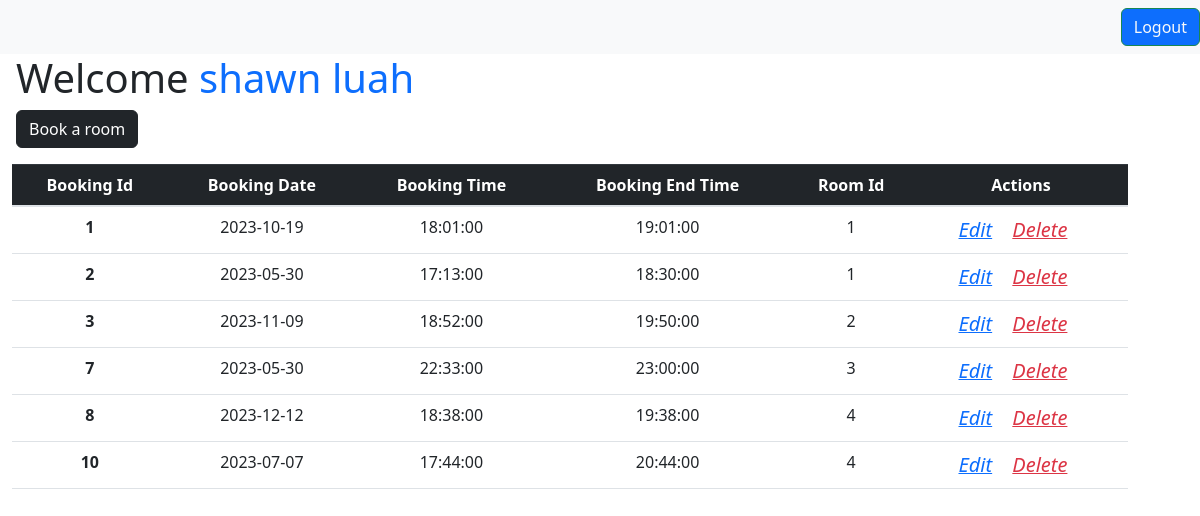
Page /public/studentPage.php (signed in) on the committed database.
### tables this page shows
CREATE TABLE `booking` (
  `booking_id` int(11) NOT NULL,
  `booking_date` date NOT NULL,
  `booking_time` time NOT NULL,
  `booking_etime` time NOT NULL,
  `booking_edate` date NOT NULL DEFAULT current_timestamp(),
  `room_id` int(11) NOT NULL,
  `user_id` int(8) NOT NULL
);

### public/studentPage.php (the view, shortened to what this page needs)
<?php
include_once '../db_connection.php';
?>
<!DOCTYPE html>
<html lang="en">
<head>
    <link href="../css/bootstrap.min.css" rel="stylesheet" type="text/css" />
    <link href="../css/fontawesome-all.min.css" rel="stylesheet" type="text/css" />
    <link href="https://cdn.jsdelivr.net/npm/bootstrap@5.3.0-alpha3/dist/css/bootstrap.min.css" rel="stylesheet">
    <link rel="stylesheet" href="../css/styles.css" />
</head>
<body>
    <?php
    include('./header.php');
    ?>
    <h1 style="padding-left:1rem;">Welcome <span class="link-primary"><?php echo $_SESSION['student_name'] ?></span></h1>
    <div style="padding-left:1rem;">
        <a href="./studentBooking.php" class="btn btn-dark mb-3">Book a room</a>
    </div>
    <div class="container">
        <table class="table table-hover text-center">
            <thead class="table-dark">
                <tr>
                    <th scope="col">Booking Id</th>
                    <th scope="col">Booking Date</th>
                    <th scope="col">Booking Time</th>
                    <th scope="cold">Booking End Time</th>
                    <th scope="col">Room Id</th>
                    <th scope="col">Actions</th>
                </tr>
            </thead>
            <tbody>
                <?php
                $sql = "SELECT * from booking where user_id = '" . $_SESSION['student_id'] . "'";
                $result = mysqli_query($conn, $sql);
                $resultCheck = mysqli_num_rows($result);
                if ($resultCheck > 0) {
                    while ($row = mysqli_fetch_assoc($result)) {
                        echo '<tr>
                        <th scope="row">' . $row['booking_id'] . '</th>
                        <td>' . $row['booking_date'] . '</td>
                        <td>' . $row['booking_time'] . '</td>
                        <td>' . $row['booking_etime'] . '</td>
                        <td>' . $row['room_id'] . '</td>
                        <td>
                            <a href="./studentEdit.php?roomid=' . $row['room_id'] . '&bookingid=' . $row['booking_id'] . '" class="link-primary"><i class="fa-solid fa-pen-to-square fs-5 me-3">Edit</i></a>
                            <a href="./studentDelete.php?bookingid=' . $row['booking_id'] . '" class="link-danger"><i class="fa-solid fa-pen-to-square fs-5 me-3">Delete</i></a>
                        </td>
                    </tr>';
                    }
                } else {
                    echo "No results found";
                }
                ?>
            </tbody>
        </table>
    </div>
</body>
</html>

### public/header.php (shortened to what this page needs)
<!DOCTYPE html>
<html lang="en">
<head>
    <link href="../css/bootstrap.min.css" rel="stylesheet" type="text/css" />
    <link href="../css/fontawesome-all.min.css" rel="stylesheet" type="text/css" />
    <link href="https://cdn.jsdelivr.net/npm/bootstrap@5.3.0-alpha3/dist/css/bootstrap.min.css" rel="stylesheet">
    <link rel="stylesheet" href="../css/styles.css" />
</head>
<body>
    <nav class="navbar navbar-expand-lg navbar-light bg-light">
        <div class="collapse navbar-collapse" id="navbarSupportedContent">
            <form action="../index.php" class="form-inline my-2 my-lg-0">
                <button class="btn btn-outline-success my-2 my-sm-0 bg-primary text-light" type="submit">Logout</button>
            </form>
        </div>
    </nav>
</body>
</html>

### css/styles.css (style rules this page uses)
.container { display: inline-flex; gap: 2em }

### rows in the picture
booking: booking "1", booking_date "2023-10-19", booking_time "18:01:00", booking_etime "19:01:00", room "1"
booking: booking "2", booking_date "2023-05-30", booking_time "17:13:00", booking_etime "18:30:00", room "1"
booking: booking "3", booking_date "2023-11-09", booking_time "18:52:00", booking_etime "19:50:00", room "2"
booking: booking "7", booking_date "2023-05-30", booking_time "22:33:00", booking_etime "23:00:00", room "3"
booking: booking "8", booking_date "2023-12-12", booking_time "18:38:00", booking_etime "19:38:00", room "4"
booking: booking "10", booking_date "2023-07-07", booking_time "17:44:00", booking_etime "20:44:00", room "4"

### other values in the picture
$_SESSION['student_name'] "shawn luah"
